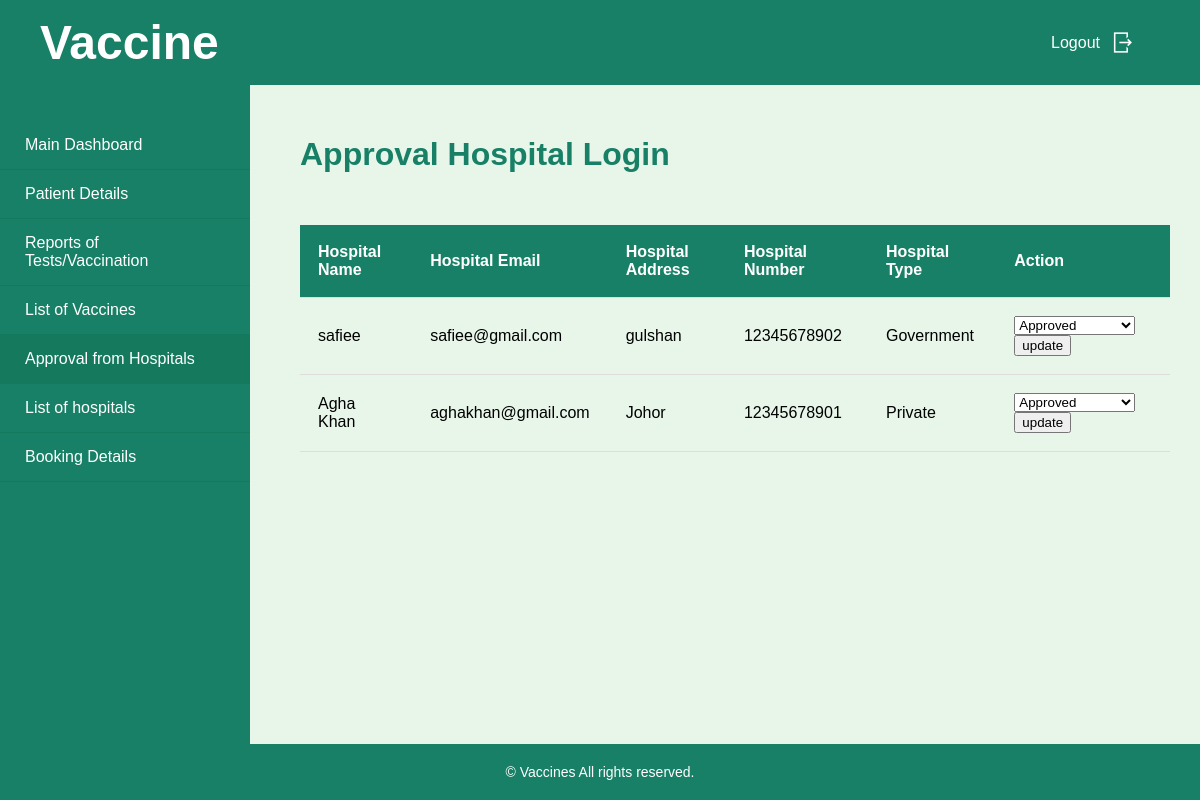
Screenshot of /admin/approval-for-hosp.php (signed in) with the database file from the repository.
### tables this page shows
CREATE TABLE `users` (
  `id` int(11) NOT NULL,
  `name` varchar(255) NOT NULL,
  `email` varchar(255) NOT NULL,
  `pass` varchar(255) NOT NULL,
  `c_pass` varchar(255) NOT NULL,
  `phone` varchar(255) NOT NULL,
  `role` varchar(255) NOT NULL,
  `address` varchar(255) DEFAULT NULL,
  `age` varchar(255) DEFAULT NULL,
  `gender` varchar(255) DEFAULT NULL,
  `blood_type` varchar(255) DEFAULT NULL,
  `profile` varchar(255) DEFAULT NULL,
  `hosp_type` varchar(255) DEFAULT NULL,
  `action` varchar(255) DEFAULT NULL,
  `selected_hosp_id` int(11) DEFAULT NULL
);

### admin/approval-for-hosp.php (the view, shortened to what this page needs)
  <?php
  include '../pages/connect.php';
  ?>
  <!DOCTYPE html>
  <html lang="en">
  <head>
      <link rel="stylesheet" href="../style/admin.css">
  </head>
  <body>
      <div class="header" style="display: flex; flex-direction: row; justify-content: space-between;">
      <a class="navbar-brand" >
<span id="1">
       <h1> Vaccine  </h1>
          </span>
        </a>
      <span>
          <span>
              <a href="../pages/logout.php" style="text-decoration: none;">
                  <button id="logout">Logout
                      <img src="../assets/icons8-logout-100.png" alt="" width="25px" height="25px">
                  </button>
              </a>
          </span>
      </div>
      <div class="container" style="display: flex;">
          <div class="sidebar">
              <ul>
                  <a href="../admin/maindashboard.php"><li>Main Dashboard</li></a>
                  <a href="../admin/patients-details.php"><li>Patient Details</li></a>
                  <a href="../admin/reports-of-test.php"><li>Reports of Tests/Vaccination</li></a>
                  <a href="../admin/list-of-vaccine.php"><li >List of Vaccines</li></a>
                  <a href="../admin/approval-for-hosp.php"><li class="active">Approval from Hospitals</li></a>
                  <a href="../admin/list-of-hosp.php"><li>List of hospitals</li></a>
                  <a href="../admin/booking-details.php"><li>Booking Details</li></a>
              </ul>
          </div>
          <div class="main-content">
          <div class="container5">
                      <h1>Approval Hospital Login</h1>
                      <div class="table-responsive">
                          <table>
                              <thead>
                                  <tr>
                                      <th>Hospital Name</th>
                                      <th>Hospital Email</th>
                                      <th>Hospital Address</th>
                                      <th>Hospital Number</th>
                                      <th>Hospital Type</th>
                                      <th>Action</th>
                                  </tr>
                              </thead>
                              <tbody>
                              <?php
                                  $hosp_query = "SELECT * FROM users WHERE role = 'Hospital' ";
                                  $hospital_res = mysqli_query($conn,$hosp_query);
                                  if($hospital_res && mysqli_num_rows($hospital_res)){
                                      while($hosp_row = mysqli_fetch_assoc($hospital_res)){
                                          $id = $hosp_row['id'];
                                          echo "
                                          <tr>
                                          <td>$hosp_row[name]</td>
                                          <td>$hosp_row[email]</td>
                                          <td>$hosp_row[address]</td>
                                          <td>$hosp_row[phone]</td>
                                          <td>$hosp_row[hosp_type]</td>
                                          <td>
                                          <form method='post'>
                                          <input type='hidden' name='id' value='$id'>
                                              <select name='action' id='select-action' required>
                                              <option value='' hidden>Approved/Reject</option>
                                              <option value='Approved' ".($hosp_row['action'] == 'Approved' ? 'selected' : '').">Approved</option>
                                              <option value='Reject' ".($hosp_row['action'] == 'Reject' ? 'selected' : '').">Reject</option>
                                              </select>
                                          <button type='submit' class ='btn-action' name='update_action' >
                                          update
                                          </button>
                                          </form>
                                          </td>
                                      </tr>";
                                      }
                                  }
                                  else{
                                      echo "<tr><td colspan='6'>No approved patients found</td>";
                                  }
                              ?>
                              </tbody>
                          </table>
                      </div>
                  </div>
          </div>
      </div>
      <footer>
          &copy;  Vaccines All rights reserved.
      </footer>
  </body>
  </html>

### style/admin.css (style rules this page uses)
body, html { margin: 0; padding: 0; font-family: 'Poppins', sans-serif; background-color: #e8f5e9; height: 100%; display: flex; flex-direction: column; }
.header { background-color: #178066; color: white; padding: 15px 40px; display: flex; justify-content: space-between; align-items: center; }
#logout { background-color: #178066; color: white; border: none; padding: 12px 25px; border-radius: 5px; cursor: pointer; display: flex; align-items: center; gap: 10px; font-size: 16px; transition: background-color 0.3s ease; }
.sidebar { width: 250px; background-color: #178066; color: white; height: 100vh; padding-top: 20px; position: fixed; }
.sidebar ul { list-style: none; padding: 0; }
.sidebar ul a { text-decoration: none; color: white; }
.sidebar ul li { padding: 15px 25px; transition: background-color 0.3s ease; cursor: pointer; border-bottom: 1px solid #157a5d; }
.sidebar ul li:hover, .sidebar ul .active { background-color: #157a5d; }
.main-content { margin-left: 270px; padding: 30px; flex: 1; overflow: auto; }
h1, h2 { color: #178066; margin-bottom: 1em; }
.table-responsive { overflow-x: auto; }
table { width: 100%; border-collapse: collapse; margin-top: 20px; }
th, td { padding: 18px; text-align: left; border-bottom: 1px solid #ddd; }
th { background-color: #178066; color: white; font-weight: 600; }
footer { background-color: #178066; color: white; text-align: center; padding: 20px 0; font-size: 14px; width: 100%; margin-top: auto; }
.header h1 { color: white; margin: 0; font-size: 3rem; }

### rows the page displays
users: name "safiee", email "safiee@gmail.com", address "gulshan", phone "12345678902", hosp_type "Government", action "Approved"
users: name "Agha Khan", email "aghakhan@gmail.com", address "Johor", phone "12345678901", hosp_type "Private", action "Approved"
